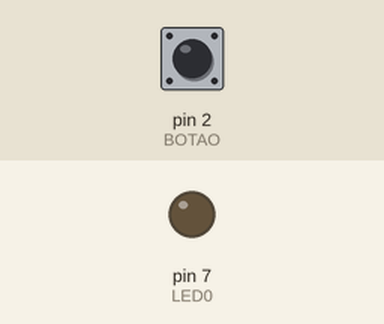
This sketch was run on a simulated Arduino Uno, built with avr-gcc and run on an emulated ATmega328P. Shown: output pins drawn as LEDs (lit = HIGH). The inputs (shaded band) are chosen by the test bench; at power-on: pin 2 (BOTAO) HIGH.

Above: at 1.2 s.
1.3 s: pin 2 (BOTAO) pulled LOW for 0.15 s
At 2.1 s:
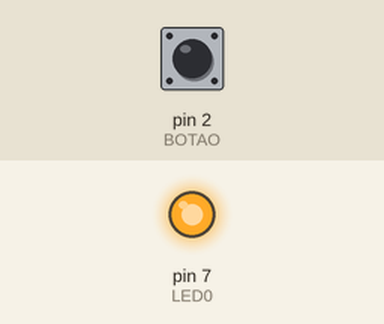
3.0 s: pin 2 (BOTAO) pulled LOW for 1 s
At 3.5 s:
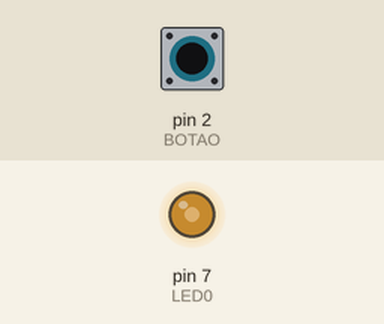
5.5 s: pin 2 (BOTAO) pulled LOW for 3.2 s
At 9.0 s:
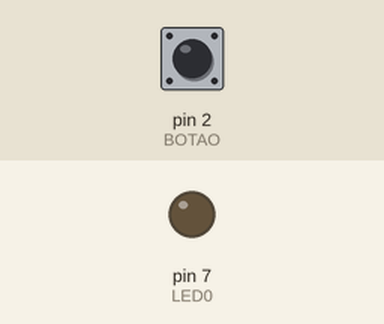
Timing chart, 0 to 10.5 s (numbered marks = the images above; inputs shaded):
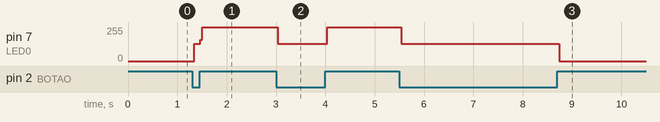

The sketch:

exercicio_2.ino
```cpp
#define LED0 7
#define BOTAO 2

void setup() {
  pinMode(LED0, OUTPUT);
  pinMode(BOTAO, INPUT_PULLUP);

}

void loop() {
  if (!digitalRead(BOTAO))
    digitalWrite(LED0, !digitalRead(LED0));
}
```

Measured:
- after the input at 1.3 s, pin 7 (LED0): 0/255 → 128/255 at once, → 255/255 0.12 s later
- after the input at 3.0 s, pin 7 (LED0): 255/255 → 128/255 at once, → 255/255 1.0 s later
- after the input at 5.5 s, pin 7 (LED0): 255/255 → 128/255 at once, → 0/255 3.2 s later
